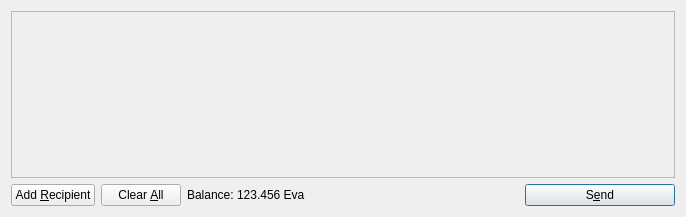
<?xml version="1.0" encoding="UTF-8"?>
<ui version="4.0">
 <class>SendCoinsDialog</class>
 <widget class="QDialog" name="SendCoinsDialog">
  <property name="geometry">
   <rect>
    <x>0</x>
    <y>0</y>
    <width>686</width>
    <height>217</height>
   </rect>
  </property>
  <property name="windowTitle">
   <string>Send Coins</string>
  </property>
  <layout class="QVBoxLayout" name="verticalLayout">
   <item>
    <widget class="QScrollArea" name="scrollArea">
     <property name="widgetResizable">
      <bool>true</bool>
     </property>
     <widget class="QWidget" name="scrollAreaWidgetContents">
      <property name="geometry">
       <rect>
        <x>0</x>
        <y>0</y>
        <width>660</width>
        <height>149</height>
       </rect>
      </property>
      <layout class="QVBoxLayout" name="verticalLayout_2">
       <property name="leftMargin">
        <number>0</number>
       </property>
       <property name="topMargin">
        <number>0</number>
       </property>
       <property name="rightMargin">
        <number>0</number>
       </property>
       <property name="bottomMargin">
        <number>0</number>
       </property>
       <item>
        <layout class="QVBoxLayout" name="entries">
         <property name="spacing">
          <number>6</number>
         </property>
        </layout>
       </item>
       <item>
        <spacer name="verticalSpacer">
         <property name="orientation">
          <enum>Qt::Vertical</enum>
         </property>
         <property name="sizeHint" stdset="0">
          <size>
           <width>20</width>
           <height>40</height>
          </size>
         </property>
        </spacer>
       </item>
      </layout>
     </widget>
    </widget>
   </item>
   <item>
    <layout class="QHBoxLayout" name="horizontalLayout">
     <item>
      <widget class="QPushButton" name="addButton">
       <property name="toolTip">
        <string>Send to multiple recipients at once</string>
       </property>
       <property name="text">
        <string>Add &amp;Recipient</string>
       </property>
       <property name="icon">
        <iconset resource="../bitcoin.qrc">
         <normaloff>:/icons/add</normaloff>:/icons/add</iconset>
       </property>
       <property name="autoDefault">
        <bool>false</bool>
       </property>
      </widget>
     </item>
     <item>
      <widget class="QPushButton" name="clearButton">
       <property name="sizePolicy">
        <sizepolicy hsizetype="Minimum" vsizetype="Fixed">
         <horstretch>0</horstretch>
         <verstretch>0</verstretch>
        </sizepolicy>
       </property>
       <property name="toolTip">
        <string>Remove all transaction fields</string>
       </property>
       <property name="text">
        <string>Clear &amp;All</string>
       </property>
       <property name="icon">
        <iconset resource="../bitcoin.qrc">
         <normaloff>:/icons/remove</normaloff>:/icons/remove</iconset>
       </property>
       <property name="autoRepeatDelay">
        <number>300</number>
       </property>
       <property name="autoDefault">
        <bool>false</bool>
       </property>
      </widget>
     </item>
     <item>
      <layout class="QHBoxLayout" name="horizontalLayout_2">
       <property name="spacing">
        <number>3</number>
       </property>
       <item>
        <widget class="QLabel" name="label">
         <property name="text">
          <string>Balance:</string>
         </property>
        </widget>
       </item>
       <item>
        <widget class="QLabel" name="labelBalance">
         <property name="cursor">
          <cursorShape>IBeamCursor</cursorShape>
         </property>
         <property name="text">
          <string>123.456 Eva</string>
         </property>
         <property name="textInteractionFlags">
          <set>Qt::LinksAccessibleByMouse|Qt::TextSelectableByKeyboard|Qt::TextSelectableByMouse</set>
         </property>
        </widget>
       </item>
      </layout>
     </item>
     <item>
      <spacer name="horizontalSpacer">
       <property name="orientation">
        <enum>Qt::Horizontal</enum>
       </property>
       <property name="sizeHint" stdset="0">
        <size>
         <width>40</width>
         <height>20</height>
        </size>
       </property>
      </spacer>
     </item>
     <item>
      <widget class="QPushButton" name="sendButton">
       <property name="minimumSize">
        <size>
         <width>150</width>
         <height>0</height>
        </size>
       </property>
       <property name="toolTip">
        <string>Confirm the send action</string>
       </property>
       <property name="text">
        <string>S&amp;end</string>
       </property>
       <property name="icon">
        <iconset resource="../bitcoin.qrc">
         <normaloff>:/icons/send</normaloff>:/icons/send</iconset>
       </property>
       <property name="default">
        <bool>true</bool>
       </property>
      </widget>
     </item>
    </layout>
   </item>
  </layout>
 </widget>
 <resources>
  <include location="../bitcoin.qrc"/>
 </resources>
 <connections/>
</ui>
